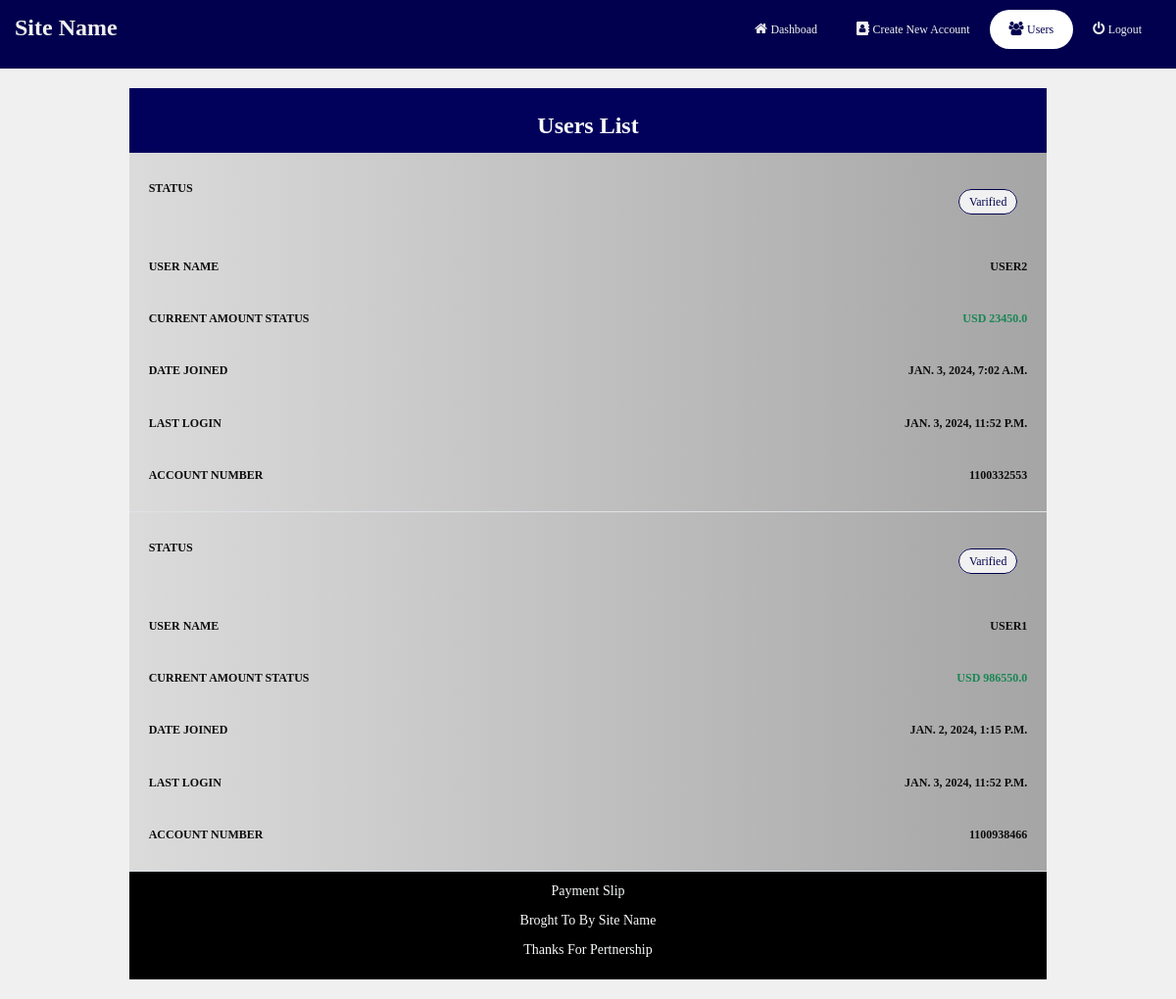
/all_users/, run on an earlier commit of the app's database.
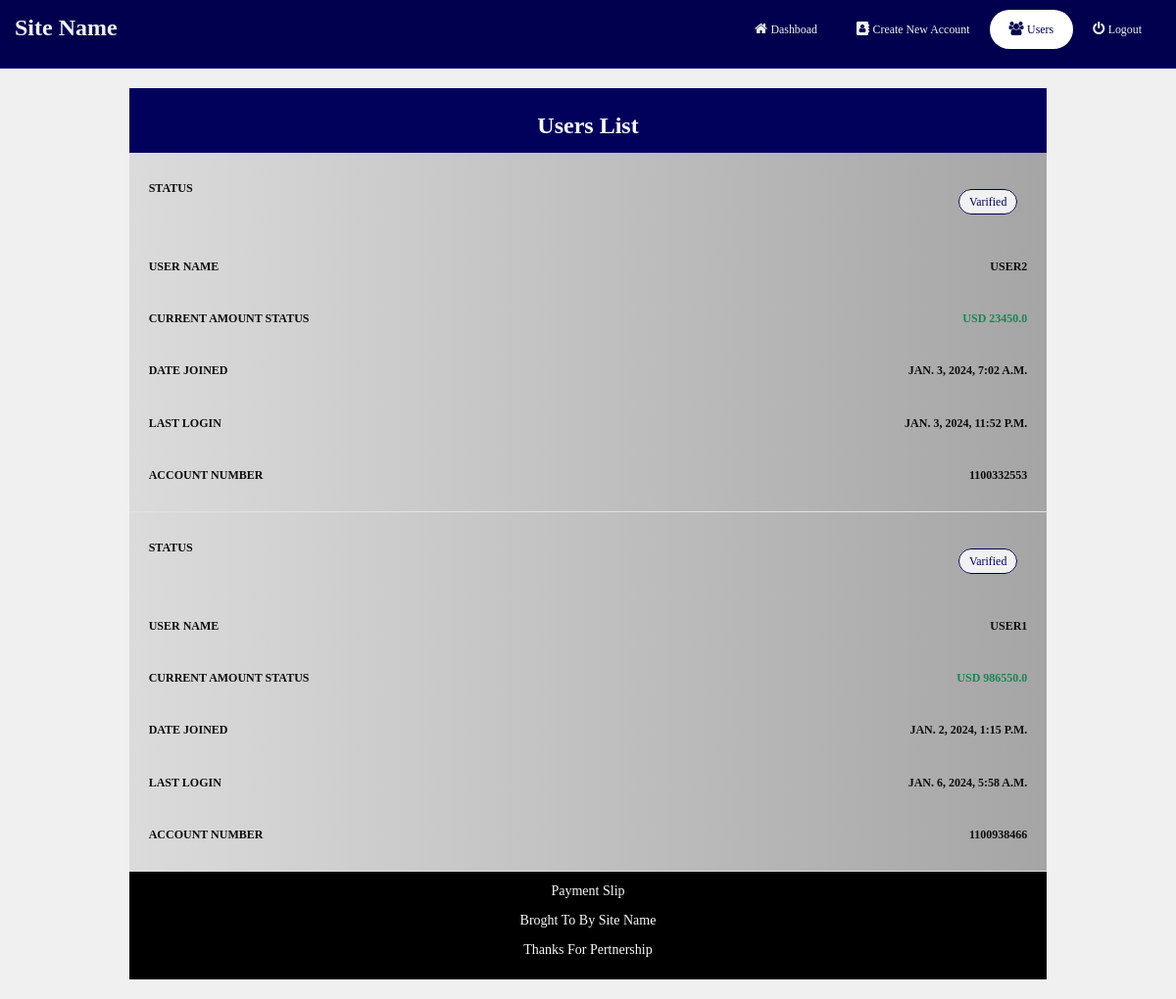
And on a later commit of the database.
### App/models.py (models this page shows, shortened)
class Users(AbstractUser):
    currency = models.CharField(max_length=200)
    phone_number = models.CharField(max_length=20)
    country = models.CharField(max_length=200)
    address = models.CharField(max_length=250)
    date_joined = models.DateTimeField(verbose_name="date joined", auto_now_add=True)
    last_login = models.DateTimeField(verbose_name="last login", auto_now=True)
    balance = models.FloatField(default=0.00, null=True)
    account_number = models.PositiveIntegerField(default=0, null=True)
    account_type = models.CharField(max_length=200)
    bank = models.CharField(max_length=200)
    block = models.BooleanField(default=False)
    username = models.CharField(max_length=100, blank=True, null=True, unique=True)
    gender = models.CharField(max_length=200)
    profile_picture = models.ImageField(upload_to='picture')

### App/views.py (the view)
# urls.py: path('all_users/', views.All_users, name='all_users'),
def All_users(request):
    users = Users.objects.filter(is_superuser=False).order_by('-id')
    context = {
        'users':users,
    }
    return render(request, 'profile/all_users.html', context)

### template/profile/all_users.html (shortened to what the changed rows need)
{% extends 'nav_auth/extentions.html' %}
{% load static %}
{% block content %}
<body>
    <div>
        <section class="col-md-12" id="dashboad_section2">
            <div class="slip">
                <div class="col-md-10 slip_body">
                    {% if users %}
                        {% for user in users %}
                        <div class="col-md-12 border-bottom"
                            style="padding: 10px;position: relative;background: linear-gradient(to right, rgb(219, 219, 219), rgb(165, 165, 165));"
                        >
                            <div class="col-md-12 slip_content">
                                <div>
                                    <h4>status</h4>
                                </div>
                                <div>
                                    <div style="margin: 5px;padding: 5px;">
                                        <div class="proceed">
                                            {% if user.balance >= 1 %}
                                            <div class="varifile">
                                                <small>Varified</small>
                                            </div>
                                            {% else %}
                                            <div>
                                                <a href="{% url 'complete_user' user.id %}">complete user creation</a>
                                            </div>
                                            {% endif %}
                                        </div>
                                    </div>
                                </div>
                            </div>
                            <div>
                                <a href="{% url 'view_user' user.id %}"
                                    class="hovers"
                                >
                                    <div class="col-md-12 slip_content">
                                        <div>
                                            <h4>User Name</h4>
                                        </div>
                                        <div>
                                            <h4>{{user.username}}</h4>
                                        </div>
                                    </div>
                                    <div class="col-md-12 slip_content">
                                        <div>
                                            <h4>Current Amount Status</h4>
                                        </div>
                                        <div>
                                            <h4 class="text-success">{{user.currency}} {{user.balance}}</h4>
                                        </div>
                                    </div>
                                    <div class="col-md-12 slip_content">
                                        <div>
                                            <h4>Date Joined</h4>
                                        </div>
                                        <div>
                                            <h4>{{user.date_joined}}</h4>
                                        </div>
                                    </div>
                                    <div class="col-md-12 slip_content">
                                        <div>
                                            <h4>Last Login</h4>
                                        </div>
                                        <div>
                                            <h4>{{user.last_login}}</h4>
                                        </div>
                                    </div>
                                    <div class="col-md-12 slip_content">
                                        <div>
                                            <h4>Account Number</h4>
                                        </div>
                                        <div>
                                            <h4>{{user.account_number}}</h4>
                                        </div>
                                    </div>
                                </a>
                            </div>
                        </div>
                        {% endfor %}
                    {% else %}
                        <div>
                            <div class="alert alert-warning text-center">
                                <h3>No User Fund</h3>
                            </div>
                        </div>
                    {% endif %}
                </div>
            </div>
        </section>
    </div>
</body>
{% endblock %}

What changed in the data, as far as the page shows it:
changed Users "USER1": last_login "JAN. 3, 2024, 11:52 P.M." → "JAN. 6, 2024, 5:58 A.M."
